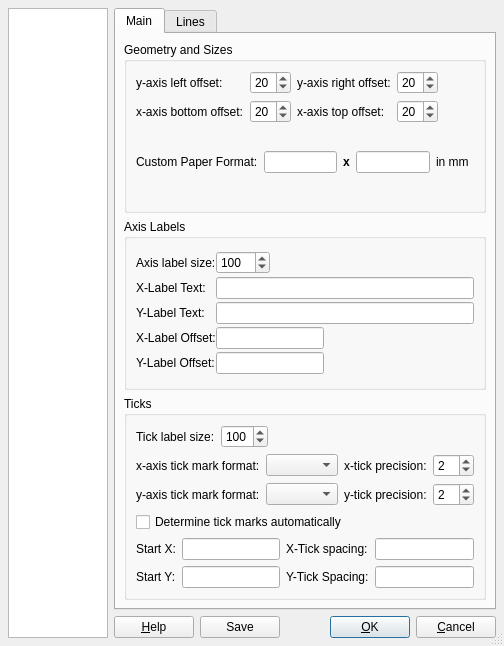
<ui version="4.0" >
 <author></author>
 <comment></comment>
 <exportmacro></exportmacro>
 <class>DesignConfigurationDialog</class>
 <widget class="QDialog" name="DesignConfigurationDialog" >
  <property name="geometry" >
   <rect>
    <x>0</x>
    <y>0</y>
    <width>486</width>
    <height>646</height>
   </rect>
  </property>
  <property name="windowTitle" >
   <string>MyDialog2</string>
  </property>
  <property name="sizeGripEnabled" >
   <bool>true</bool>
  </property>
  <layout class="QHBoxLayout" >
   <property name="margin" >
    <number>8</number>
   </property>
   <property name="spacing" >
    <number>6</number>
   </property>
   <item>
    <widget class="QListWidget" name="listBox" >
     <property name="sizePolicy" >
      <sizepolicy>
       <hsizetype>7</hsizetype>
       <vsizetype>7</vsizetype>
       <horstretch>120</horstretch>
       <verstretch>0</verstretch>
      </sizepolicy>
     </property>
     <property name="minimumSize" >
      <size>
       <width>100</width>
       <height>0</height>
      </size>
     </property>
     <property name="maximumSize" >
      <size>
       <width>1640</width>
       <height>16777215</height>
      </size>
     </property>
     <property name="editTriggers" >
      <set>QAbstractItemView::AllEditTriggers</set>
     </property>
     <property name="tabKeyNavigation" >
      <bool>true</bool>
     </property>
     <property name="alternatingRowColors" >
      <bool>true</bool>
     </property>
     <property name="resizeMode" >
      <enum>QListView::Adjust</enum>
     </property>
    </widget>
   </item>
   <item>
    <layout class="QVBoxLayout" >
     <property name="margin" >
      <number>0</number>
     </property>
     <property name="spacing" >
      <number>6</number>
     </property>
     <item>
      <widget class="QTabWidget" name="tabWidget" >
       <property name="sizePolicy" >
        <sizepolicy>
         <hsizetype>7</hsizetype>
         <vsizetype>7</vsizetype>
         <horstretch>13</horstretch>
         <verstretch>0</verstretch>
        </sizepolicy>
       </property>
       <widget class="QWidget" name="Widget2" >
        <attribute name="title" >
         <string>Main</string>
        </attribute>
        <layout class="QVBoxLayout" >
         <property name="margin" >
          <number>8</number>
         </property>
         <property name="spacing" >
          <number>6</number>
         </property>
         <item>
          <widget class="QGroupBox" name="groupBox1" >
           <property name="title" >
            <string>Geometry and Sizes</string>
           </property>
           <layout class="QVBoxLayout" >
            <property name="margin" >
             <number>-1</number>
            </property>
            <property name="spacing" >
             <number>0</number>
            </property>
            <item>
             <layout class="QGridLayout" >
              <property name="margin" >
               <number>0</number>
              </property>
              <property name="spacing" >
               <number>6</number>
              </property>
              <item row="1" column="1" >
               <widget class="QSpinBox" name="BottomMargin" >
                <property name="value" >
                 <number>20</number>
                </property>
               </widget>
              </item>
              <item row="0" column="2" >
               <widget class="QLabel" name="textLabel1_3_2" >
                <property name="text" >
                 <string>y-axis right offset:</string>
                </property>
               </widget>
              </item>
              <item row="1" column="0" >
               <widget class="QLabel" name="textLabel1_3_2_3" >
                <property name="text" >
                 <string>x-axis bottom offset:</string>
                </property>
               </widget>
              </item>
              <item row="1" column="3" >
               <widget class="QSpinBox" name="TopMargin" >
                <property name="value" >
                 <number>20</number>
                </property>
               </widget>
              </item>
              <item row="0" column="1" >
               <widget class="QSpinBox" name="LeftMargin" >
                <property name="value" >
                 <number>20</number>
                </property>
               </widget>
              </item>
              <item row="0" column="3" >
               <widget class="QSpinBox" name="RightMargin" >
                <property name="value" >
                 <number>20</number>
                </property>
               </widget>
              </item>
              <item row="1" column="2" >
               <widget class="QLabel" name="textLabel1_3_2_2" >
                <property name="text" >
                 <string>x-axis top offset:</string>
                </property>
               </widget>
              </item>
              <item row="0" column="0" >
               <widget class="QLabel" name="textLabel1_3" >
                <property name="text" >
                 <string>y-axis left offset:</string>
                </property>
               </widget>
              </item>
              <item row="0" column="4" >
               <spacer>
                <property name="orientation" >
                 <enum>Qt::Horizontal</enum>
                </property>
                <property name="sizeHint" >
                 <size>
                  <width>40</width>
                  <height>20</height>
                 </size>
                </property>
               </spacer>
              </item>
              <item row="1" column="4" >
               <spacer>
                <property name="orientation" >
                 <enum>Qt::Horizontal</enum>
                </property>
                <property name="sizeHint" >
                 <size>
                  <width>40</width>
                  <height>20</height>
                 </size>
                </property>
               </spacer>
              </item>
             </layout>
            </item>
            <item>
             <layout class="QHBoxLayout" >
              <property name="margin" >
               <number>0</number>
              </property>
              <property name="spacing" >
               <number>6</number>
              </property>
              <item>
               <widget class="QLabel" name="textLabel1" >
                <property name="toolTip" >
                 <string>Size of custom paper (...)</string>
                </property>
                <property name="whatsThis" >
                 <string>CMBEASY currently &quot;knows&quot; the following paper sizes:
A4 and US Letter.

However, you may want to have a different geometry. 
Therefore, CMBEASY identifies all paper sizes that 
are &quot;unknown&quot; (i.e. A0, etc.) as one custom size.
Here, you can specify this custom size in mm.</string>
                </property>
                <property name="text" >
                 <string>Custom Paper Format:</string>
                </property>
               </widget>
              </item>
              <item>
               <widget class="QLineEdit" name="XPaper" >
                <property name="sizePolicy" >
                 <sizepolicy>
                  <hsizetype>5</hsizetype>
                  <vsizetype>0</vsizetype>
                  <horstretch>0</horstretch>
                  <verstretch>0</verstretch>
                 </sizepolicy>
                </property>
               </widget>
              </item>
              <item>
               <widget class="QLabel" name="textLabel2" >
                <property name="text" >
                 <string>&lt;b>x&lt;/b></string>
                </property>
               </widget>
              </item>
              <item>
               <widget class="QLineEdit" name="YPaper" >
                <property name="sizePolicy" >
                 <sizepolicy>
                  <hsizetype>5</hsizetype>
                  <vsizetype>0</vsizetype>
                  <horstretch>0</horstretch>
                  <verstretch>0</verstretch>
                 </sizepolicy>
                </property>
               </widget>
              </item>
              <item>
               <widget class="QLabel" name="textLabel1_4" >
                <property name="text" >
                 <string>in mm</string>
                </property>
               </widget>
              </item>
              <item>
               <spacer>
                <property name="orientation" >
                 <enum>Qt::Horizontal</enum>
                </property>
                <property name="sizeHint" >
                 <size>
                  <width>40</width>
                  <height>20</height>
                 </size>
                </property>
               </spacer>
              </item>
             </layout>
            </item>
           </layout>
          </widget>
         </item>
         <item>
          <widget class="QGroupBox" name="groupBox3" >
           <property name="title" >
            <string>Axis Labels</string>
           </property>
           <layout class="QGridLayout" >
            <property name="margin" >
             <number>-1</number>
            </property>
            <property name="spacing" >
             <number>0</number>
            </property>
            <item row="4" column="3" >
             <spacer>
              <property name="orientation" >
               <enum>Qt::Horizontal</enum>
              </property>
              <property name="sizeHint" >
               <size>
                <width>40</width>
                <height>20</height>
               </size>
              </property>
             </spacer>
            </item>
            <item row="3" column="3" >
             <spacer>
              <property name="orientation" >
               <enum>Qt::Horizontal</enum>
              </property>
              <property name="sizeHint" >
               <size>
                <width>40</width>
                <height>20</height>
               </size>
              </property>
             </spacer>
            </item>
            <item row="0" column="2" colspan="2" >
             <spacer>
              <property name="orientation" >
               <enum>Qt::Horizontal</enum>
              </property>
              <property name="sizeHint" >
               <size>
                <width>40</width>
                <height>20</height>
               </size>
              </property>
             </spacer>
            </item>
            <item row="4" column="1" colspan="2" >
             <widget class="QLineEdit" name="YOffset" />
            </item>
            <item row="3" column="1" colspan="2" >
             <widget class="QLineEdit" name="XOffset" />
            </item>
            <item row="0" column="1" >
             <widget class="QSpinBox" name="AxisLabelSize" >
              <property name="maximum" >
               <number>500</number>
              </property>
              <property name="minimum" >
               <number>20</number>
              </property>
              <property name="singleStep" >
               <number>10</number>
              </property>
              <property name="value" >
               <number>100</number>
              </property>
             </widget>
            </item>
            <item row="2" column="0" >
             <widget class="QLabel" name="textLabel5_5_2_2" >
              <property name="text" >
               <string>Y-Label Text:</string>
              </property>
             </widget>
            </item>
            <item row="3" column="0" >
             <widget class="QLabel" name="textLabel5_5" >
              <property name="text" >
               <string>X-Label Offset:</string>
              </property>
             </widget>
            </item>
            <item row="4" column="0" >
             <widget class="QLabel" name="textLabel5_6" >
              <property name="text" >
               <string>Y-Label Offset:</string>
              </property>
             </widget>
            </item>
            <item row="2" column="1" colspan="3" >
             <widget class="QLineEdit" name="YLabelText" />
            </item>
            <item row="0" column="0" >
             <widget class="QLabel" name="textLabel3" >
              <property name="text" >
               <string>Axis label size:</string>
              </property>
             </widget>
            </item>
            <item row="1" column="0" >
             <widget class="QLabel" name="textLabel5_5_2" >
              <property name="text" >
               <string>X-Label Text:</string>
              </property>
             </widget>
            </item>
            <item row="1" column="1" colspan="3" >
             <widget class="QLineEdit" name="XLabelText" />
            </item>
           </layout>
          </widget>
         </item>
         <item>
          <widget class="QGroupBox" name="groupBox2" >
           <property name="title" >
            <string>Ticks</string>
           </property>
           <layout class="QHBoxLayout" >
            <property name="margin" >
             <number>-1</number>
            </property>
            <property name="spacing" >
             <number>0</number>
            </property>
            <item>
             <layout class="QVBoxLayout" >
              <property name="margin" >
               <number>0</number>
              </property>
              <property name="spacing" >
               <number>6</number>
              </property>
              <item>
               <layout class="QHBoxLayout" >
                <property name="margin" >
                 <number>0</number>
                </property>
                <property name="spacing" >
                 <number>6</number>
                </property>
                <item>
                 <widget class="QLabel" name="textLabel3_2" >
                  <property name="text" >
                   <string>Tick label size:</string>
                  </property>
                 </widget>
                </item>
                <item>
                 <widget class="QSpinBox" name="TickLabelSize" >
                  <property name="maximum" >
                   <number>500</number>
                  </property>
                  <property name="minimum" >
                   <number>20</number>
                  </property>
                  <property name="singleStep" >
                   <number>10</number>
                  </property>
                  <property name="value" >
                   <number>100</number>
                  </property>
                 </widget>
                </item>
                <item>
                 <spacer>
                  <property name="orientation" >
                   <enum>Qt::Horizontal</enum>
                  </property>
                  <property name="sizeType" >
                   <enum>QSizePolicy::Expanding</enum>
                  </property>
                  <property name="sizeHint" >
                   <size>
                    <width>309</width>
                    <height>21</height>
                   </size>
                  </property>
                 </spacer>
                </item>
               </layout>
              </item>
              <item>
               <layout class="QGridLayout" >
                <property name="margin" >
                 <number>0</number>
                </property>
                <property name="spacing" >
                 <number>6</number>
                </property>
                <item row="0" column="0" >
                 <widget class="QLabel" name="textLabel1_2" >
                  <property name="text" >
                   <string>x-axis tick mark format:</string>
                  </property>
                 </widget>
                </item>
                <item row="0" column="2" >
                 <widget class="QLabel" name="textLabel3_4" >
                  <property name="text" >
                   <string>x-tick precision:</string>
                  </property>
                 </widget>
                </item>
                <item row="1" column="3" >
                 <widget class="QSpinBox" name="YPrecision" >
                  <property name="maximum" >
                   <number>10</number>
                  </property>
                  <property name="minimum" >
                   <number>1</number>
                  </property>
                  <property name="singleStep" >
                   <number>1</number>
                  </property>
                  <property name="value" >
                   <number>2</number>
                  </property>
                 </widget>
                </item>
                <item row="1" column="2" >
                 <widget class="QLabel" name="textLabel3_4_2" >
                  <property name="text" >
                   <string>y-tick precision:</string>
                  </property>
                 </widget>
                </item>
                <item row="0" column="1" >
                 <widget class="QComboBox" name="XAxisMarks" />
                </item>
                <item row="1" column="0" >
                 <widget class="QLabel" name="textLabel1_2_2" >
                  <property name="text" >
                   <string>y-axis tick mark format:</string>
                  </property>
                 </widget>
                </item>
                <item row="1" column="1" >
                 <widget class="QComboBox" name="YAxisMarks" />
                </item>
                <item row="0" column="3" >
                 <widget class="QSpinBox" name="XPrecision" >
                  <property name="maximum" >
                   <number>10</number>
                  </property>
                  <property name="minimum" >
                   <number>1</number>
                  </property>
                  <property name="singleStep" >
                   <number>1</number>
                  </property>
                  <property name="value" >
                   <number>2</number>
                  </property>
                 </widget>
                </item>
               </layout>
              </item>
              <item>
               <widget class="QCheckBox" name="AutomaticTick" >
                <property name="enabled" >
                 <bool>true</bool>
                </property>
                <property name="text" >
                 <string>Determine tick marks automatically</string>
                </property>
                <property name="checked" >
                 <bool>false</bool>
                </property>
               </widget>
              </item>
              <item>
               <layout class="QGridLayout" >
                <property name="margin" >
                 <number>0</number>
                </property>
                <property name="spacing" >
                 <number>6</number>
                </property>
                <item row="0" column="1" >
                 <widget class="QLineEdit" name="StartX" />
                </item>
                <item row="1" column="3" >
                 <widget class="QLineEdit" name="YSpacing" />
                </item>
                <item row="0" column="3" >
                 <widget class="QLineEdit" name="XSpacing" />
                </item>
                <item row="1" column="0" >
                 <widget class="QLabel" name="textLabel5_2" >
                  <property name="text" >
                   <string>Start Y:</string>
                  </property>
                 </widget>
                </item>
                <item row="1" column="1" >
                 <widget class="QLineEdit" name="StartY" />
                </item>
                <item row="1" column="2" >
                 <widget class="QLabel" name="textLabel5_3" >
                  <property name="text" >
                   <string>Y-Tick Spacing:</string>
                  </property>
                 </widget>
                </item>
                <item row="0" column="2" >
                 <widget class="QLabel" name="textLabel5_4" >
                  <property name="text" >
                   <string>X-Tick spacing:</string>
                  </property>
                 </widget>
                </item>
                <item row="0" column="0" >
                 <widget class="QLabel" name="textLabel5" >
                  <property name="text" >
                   <string>Start X:</string>
                  </property>
                 </widget>
                </item>
               </layout>
              </item>
             </layout>
            </item>
            <item>
             <spacer>
              <property name="orientation" >
               <enum>Qt::Horizontal</enum>
              </property>
              <property name="sizeHint" >
               <size>
                <width>40</width>
                <height>20</height>
               </size>
              </property>
             </spacer>
            </item>
           </layout>
          </widget>
         </item>
        </layout>
       </widget>
       <widget class="QWidget" name="TabPage" >
        <attribute name="title" >
         <string>Lines</string>
        </attribute>
        <layout class="QVBoxLayout" >
         <property name="margin" >
          <number>8</number>
         </property>
         <property name="spacing" >
          <number>6</number>
         </property>
         <item>
          <widget class="QGroupBox" name="groupBox4" >
           <property name="title" >
            <string>Line widths</string>
           </property>
           <layout class="QGridLayout" >
            <property name="margin" >
             <number>8</number>
            </property>
            <property name="spacing" >
             <number>6</number>
            </property>
            <item row="0" column="0" >
             <widget class="QLabel" name="textLabel3_3" >
              <property name="text" >
               <string>Frame:</string>
              </property>
             </widget>
            </item>
            <item row="0" column="1" >
             <widget class="QSpinBox" name="FrameLineWidth" >
              <property name="maximum" >
               <number>500</number>
              </property>
              <property name="minimum" >
               <number>20</number>
              </property>
              <property name="singleStep" >
               <number>10</number>
              </property>
              <property name="value" >
               <number>100</number>
              </property>
             </widget>
            </item>
            <item row="0" column="2" >
             <spacer>
              <property name="orientation" >
               <enum>Qt::Horizontal</enum>
              </property>
              <property name="sizeType" >
               <enum>QSizePolicy::Expanding</enum>
              </property>
              <property name="sizeHint" >
               <size>
                <width>121</width>
                <height>21</height>
               </size>
              </property>
             </spacer>
            </item>
            <item row="1" column="2" >
             <spacer>
              <property name="orientation" >
               <enum>Qt::Horizontal</enum>
              </property>
              <property name="sizeType" >
               <enum>QSizePolicy::Expanding</enum>
              </property>
              <property name="sizeHint" >
               <size>
                <width>121</width>
                <height>21</height>
               </size>
              </property>
             </spacer>
            </item>
            <item row="1" column="1" >
             <widget class="QSpinBox" name="CurveLineWidth" >
              <property name="maximum" >
               <number>500</number>
              </property>
              <property name="minimum" >
               <number>20</number>
              </property>
              <property name="singleStep" >
               <number>10</number>
              </property>
              <property name="value" >
               <number>100</number>
              </property>
             </widget>
            </item>
            <item row="1" column="0" >
             <widget class="QLabel" name="textLabel3_3_2" >
              <property name="text" >
               <string>Curve:</string>
              </property>
             </widget>
            </item>
            <item row="2" column="0" >
             <widget class="QLabel" name="textLabel3_3_3" >
              <property name="text" >
               <string>Ticks:</string>
              </property>
             </widget>
            </item>
            <item row="2" column="1" >
             <widget class="QSpinBox" name="TicksLineWidth" >
              <property name="maximum" >
               <number>500</number>
              </property>
              <property name="minimum" >
               <number>20</number>
              </property>
              <property name="singleStep" >
               <number>10</number>
              </property>
              <property name="value" >
               <number>100</number>
              </property>
             </widget>
            </item>
            <item row="2" column="2" >
             <spacer>
              <property name="orientation" >
               <enum>Qt::Horizontal</enum>
              </property>
              <property name="sizeType" >
               <enum>QSizePolicy::Expanding</enum>
              </property>
              <property name="sizeHint" >
               <size>
                <width>121</width>
                <height>21</height>
               </size>
              </property>
             </spacer>
            </item>
           </layout>
          </widget>
         </item>
         <item>
          <spacer>
           <property name="orientation" >
            <enum>Qt::Vertical</enum>
           </property>
           <property name="sizeType" >
            <enum>QSizePolicy::Expanding</enum>
           </property>
           <property name="sizeHint" >
            <size>
             <width>21</width>
             <height>161</height>
            </size>
           </property>
          </spacer>
         </item>
        </layout>
       </widget>
      </widget>
     </item>
     <item>
      <layout class="QHBoxLayout" >
       <property name="margin" >
        <number>0</number>
       </property>
       <property name="spacing" >
        <number>6</number>
       </property>
       <item>
        <widget class="QPushButton" name="buttonHelp" >
         <property name="text" >
          <string>&amp;Help</string>
         </property>
         <property name="shortcut" >
          <string>F1</string>
         </property>
         <property name="autoDefault" >
          <bool>true</bool>
         </property>
        </widget>
       </item>
       <item>
        <widget class="QPushButton" name="saveButton" >
         <property name="text" >
          <string>Save</string>
         </property>
        </widget>
       </item>
       <item>
        <spacer>
         <property name="orientation" >
          <enum>Qt::Horizontal</enum>
         </property>
         <property name="sizeType" >
          <enum>QSizePolicy::Expanding</enum>
         </property>
         <property name="sizeHint" >
          <size>
           <width>20</width>
           <height>20</height>
          </size>
         </property>
        </spacer>
       </item>
       <item>
        <widget class="QPushButton" name="buttonOk" >
         <property name="text" >
          <string>&amp;OK</string>
         </property>
         <property name="shortcut" >
          <string/>
         </property>
         <property name="autoDefault" >
          <bool>true</bool>
         </property>
         <property name="default" >
          <bool>true</bool>
         </property>
        </widget>
       </item>
       <item>
        <widget class="QPushButton" name="buttonCancel" >
         <property name="text" >
          <string>&amp;Cancel</string>
         </property>
         <property name="shortcut" >
          <string/>
         </property>
         <property name="autoDefault" >
          <bool>true</bool>
         </property>
        </widget>
       </item>
      </layout>
     </item>
    </layout>
   </item>
  </layout>
  <widget class="QWidget" name="widget" >
   <property name="geometry" >
    <rect>
     <x>95</x>
     <y>9</y>
     <width>390</width>
     <height>628</height>
    </rect>
   </property>
  </widget>
 </widget>
 <pixmapfunction></pixmapfunction>
 <tabstops>
  <tabstop>listBox</tabstop>
  <tabstop>tabWidget</tabstop>
  <tabstop>LeftMargin</tabstop>
  <tabstop>RightMargin</tabstop>
  <tabstop>BottomMargin</tabstop>
  <tabstop>TopMargin</tabstop>
  <tabstop>XPaper</tabstop>
  <tabstop>YPaper</tabstop>
  <tabstop>AxisLabelSize</tabstop>
  <tabstop>XLabelText</tabstop>
  <tabstop>YLabelText</tabstop>
  <tabstop>XOffset</tabstop>
  <tabstop>YOffset</tabstop>
  <tabstop>TickLabelSize</tabstop>
  <tabstop>XAxisMarks</tabstop>
  <tabstop>YAxisMarks</tabstop>
  <tabstop>XPrecision</tabstop>
  <tabstop>YPrecision</tabstop>
  <tabstop>AutomaticTick</tabstop>
  <tabstop>StartX</tabstop>
  <tabstop>XSpacing</tabstop>
  <tabstop>StartY</tabstop>
  <tabstop>YSpacing</tabstop>
  <tabstop>buttonHelp</tabstop>
  <tabstop>buttonOk</tabstop>
  <tabstop>buttonCancel</tabstop>
  <tabstop>FrameLineWidth</tabstop>
  <tabstop>TicksLineWidth</tabstop>
  <tabstop>CurveLineWidth</tabstop>
 </tabstops>
 <resources/>
 <connections>
  <connection>
   <sender>buttonOk</sender>
   <signal>clicked()</signal>
   <receiver>DesignConfigurationDialog</receiver>
   <slot>accept()</slot>
   <hints>
    <hint type="sourcelabel" >
     <x>355</x>
     <y>625</y>
    </hint>
    <hint type="destinationlabel" >
     <x>261</x>
     <y>611</y>
    </hint>
   </hints>
  </connection>
  <connection>
   <sender>buttonCancel</sender>
   <signal>clicked()</signal>
   <receiver>DesignConfigurationDialog</receiver>
   <slot>reject()</slot>
   <hints>
    <hint type="sourcelabel" >
     <x>434</x>
     <y>624</y>
    </hint>
    <hint type="destinationlabel" >
     <x>214</x>
     <y>636</y>
    </hint>
   </hints>
  </connection>
 </connections>
</ui>
